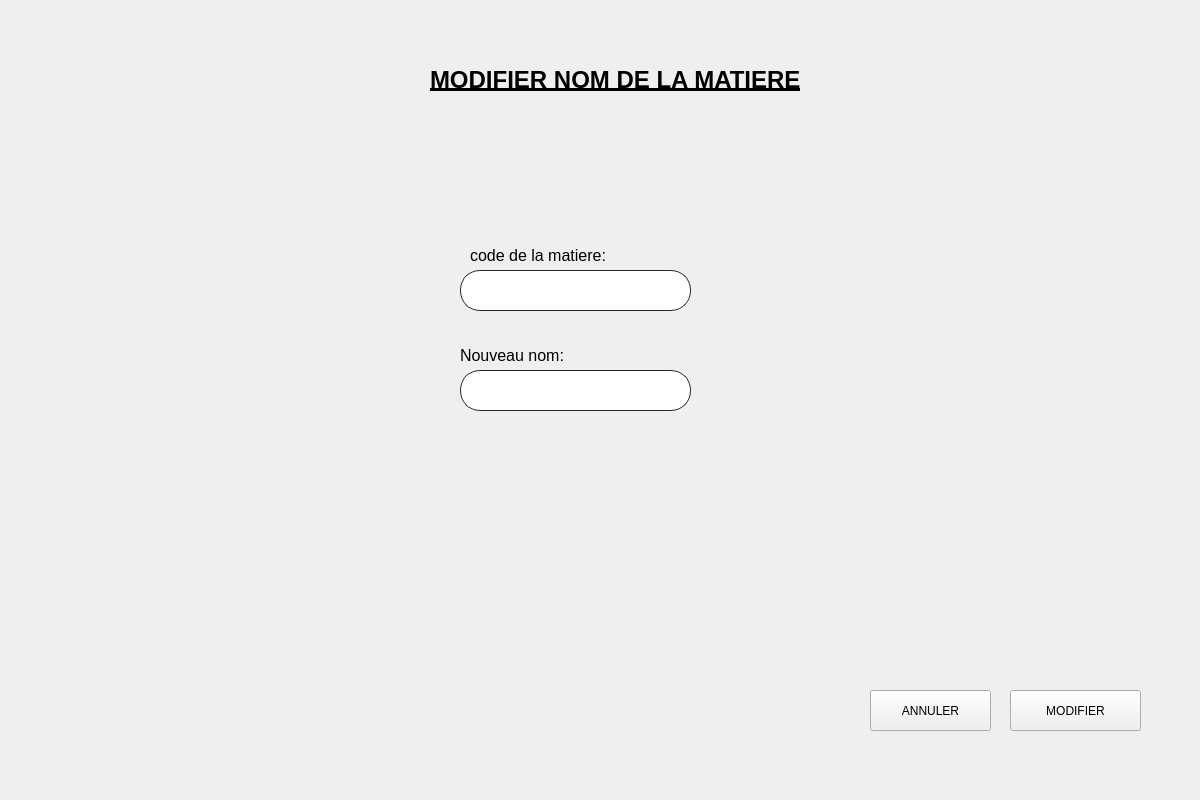
<?xml version="1.0" encoding="UTF-8"?>
<ui version="4.0">
 <class>Form</class>
 <widget class="QWidget" name="Form">
  <property name="geometry">
   <rect>
    <x>0</x>
    <y>0</y>
    <width>1200</width>
    <height>800</height>
   </rect>
  </property>
  <property name="windowTitle">
   <string>Form</string>
  </property>
  <widget class="QPushButton" name="modifier">
   <property name="geometry">
    <rect>
     <x>1010</x>
     <y>690</y>
     <width>131</width>
     <height>41</height>
    </rect>
   </property>
   <property name="styleSheet">
    <string notr="true"> font: 75 16pt &quot;MS Shell Dlg 2&quot;;</string>
   </property>
   <property name="text">
    <string>MODIFIER</string>
   </property>
  </widget>
  <widget class="QLineEdit" name="code">
   <property name="geometry">
    <rect>
     <x>460</x>
     <y>270</y>
     <width>231</width>
     <height>41</height>
    </rect>
   </property>
   <property name="styleSheet">
    <string notr="true">QLineEdit {
border: 1px solid rgb(37,39,48);
border-radius: 20px;
padding-left:20px;
padding-right:20px;
}
QLineEdit:hover{
	border: 2px solid rgb(222, 221, 218)
}
QLineEdit:focus{
	border: 2px solid rgb(154, 208, 236)
}</string>
   </property>
  </widget>
  <widget class="QLineEdit" name="nom">
   <property name="geometry">
    <rect>
     <x>460</x>
     <y>370</y>
     <width>231</width>
     <height>41</height>
    </rect>
   </property>
   <property name="styleSheet">
    <string notr="true">QLineEdit {
border: 1px solid rgb(37,39,48);
border-radius: 20px;
padding-left:20px;
padding-right:20px;
}
QLineEdit:hover{
	border: 2px solid rgb(222, 221, 218)
}
QLineEdit:focus{
	border: 2px solid rgb(154, 208, 236)
}</string>
   </property>
  </widget>
  <widget class="QLabel" name="label_2">
   <property name="geometry">
    <rect>
     <x>470</x>
     <y>230</y>
     <width>461</width>
     <height>51</height>
    </rect>
   </property>
   <property name="styleSheet">
    <string notr="true"/>
   </property>
   <property name="text">
    <string>&lt;html&gt;&lt;head/&gt;&lt;body&gt;&lt;p&gt;&lt;span style=&quot; font-size:12pt;&quot;&gt;code de la matiere:&lt;/span&gt;&lt;/p&gt;&lt;/body&gt;&lt;/html&gt;</string>
   </property>
  </widget>
  <widget class="QLabel" name="label_3">
   <property name="geometry">
    <rect>
     <x>460</x>
     <y>320</y>
     <width>461</width>
     <height>71</height>
    </rect>
   </property>
   <property name="styleSheet">
    <string notr="true"/>
   </property>
   <property name="text">
    <string>&lt;html&gt;&lt;head/&gt;&lt;body&gt;&lt;p&gt;&lt;span style=&quot; font-size:12pt; color:#000000;&quot;&gt;Nouveau nom:&lt;/span&gt;&lt;/p&gt;&lt;/body&gt;&lt;/html&gt;</string>
   </property>
  </widget>
  <widget class="QLabel" name="label_5">
   <property name="geometry">
    <rect>
     <x>430</x>
     <y>60</y>
     <width>491</width>
     <height>41</height>
    </rect>
   </property>
   <property name="styleSheet">
    <string notr="true">font: 75 16pt &quot;Arial&quot;;</string>
   </property>
   <property name="text">
    <string>&lt;html&gt;&lt;head/&gt;&lt;body&gt;&lt;p&gt;&lt;span style=&quot; font-size:18pt; font-weight:600; text-decoration: underline; color:#000000;&quot;&gt;MODIFIER NOM DE LA MATIERE&lt;/span&gt;&lt;/p&gt;&lt;/body&gt;&lt;/html&gt;</string>
   </property>
  </widget>
  <widget class="QPushButton" name="annuler">
   <property name="geometry">
    <rect>
     <x>870</x>
     <y>690</y>
     <width>121</width>
     <height>41</height>
    </rect>
   </property>
   <property name="styleSheet">
    <string notr="true"> font: 75 16pt &quot;MS Shell Dlg 2&quot;;</string>
   </property>
   <property name="text">
    <string>ANNULER</string>
   </property>
  </widget>
  <widget class="QLabel" name="code_2">
   <property name="geometry">
    <rect>
     <x>470</x>
     <y>320</y>
     <width>221</width>
     <height>21</height>
    </rect>
   </property>
   <property name="text">
    <string/>
   </property>
  </widget>
  <widget class="QLabel" name="nom_2">
   <property name="geometry">
    <rect>
     <x>470</x>
     <y>420</y>
     <width>221</width>
     <height>21</height>
    </rect>
   </property>
   <property name="text">
    <string/>
   </property>
  </widget>
  <widget class="QLabel" name="label">
   <property name="geometry">
    <rect>
     <x>-40</x>
     <y>-10</y>
     <width>1291</width>
     <height>851</height>
    </rect>
   </property>
   <property name="text">
    <string/>
   </property>
   <property name="pixmap">
    <pixmap>n1mtIpU.jpg</pixmap>
   </property>
   <property name="scaledContents">
    <bool>true</bool>
   </property>
  </widget>
  <widget class="QLabel" name="label_10">
   <property name="geometry">
    <rect>
     <x>1050</x>
     <y>20</y>
     <width>131</width>
     <height>141</height>
    </rect>
   </property>
   <property name="text">
    <string/>
   </property>
   <property name="pixmap">
    <pixmap>output-onlinepngtools.png</pixmap>
   </property>
   <property name="scaledContents">
    <bool>true</bool>
   </property>
  </widget>
  <zorder>label</zorder>
  <zorder>modifier</zorder>
  <zorder>code</zorder>
  <zorder>nom</zorder>
  <zorder>label_2</zorder>
  <zorder>label_3</zorder>
  <zorder>label_5</zorder>
  <zorder>annuler</zorder>
  <zorder>code_2</zorder>
  <zorder>nom_2</zorder>
  <zorder>label_10</zorder>
 </widget>
 <resources/>
 <connections/>
</ui>
